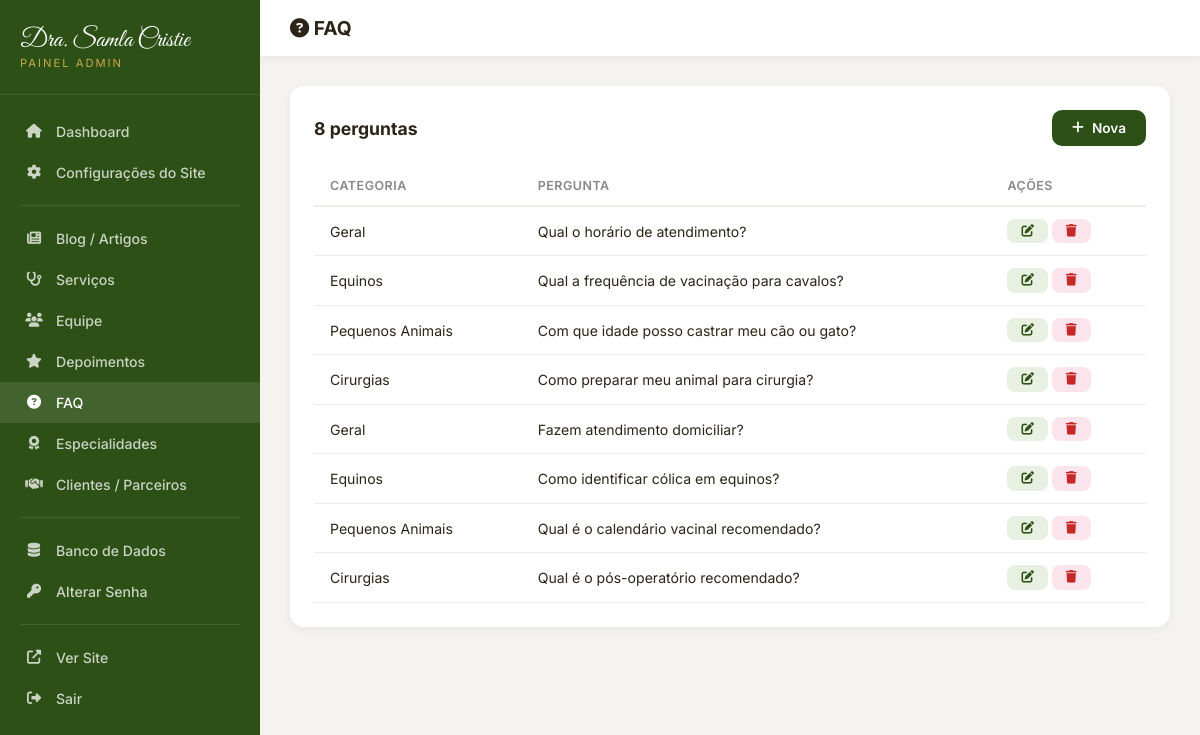
Screenshot of /admin/faq.php (signed in) with the database file from the repository.
### tables this page shows
CREATE TABLE IF NOT EXISTS `faq` (
    `id` INT AUTO_INCREMENT PRIMARY KEY,
    `category` VARCHAR(100) NOT NULL,
    `category_icon` VARCHAR(50) DEFAULT 'fas fa-paw',
    `question` VARCHAR(500) NOT NULL,
    `answer` TEXT NOT NULL,
    `sort_order` INT DEFAULT 0,
    `active` TINYINT(1) DEFAULT 1,
    `created_at` TIMESTAMP DEFAULT CURRENT_TIMESTAMP
);

### config.php (called while the page is built, shortened)
<?php
function e($str) {
    return htmlspecialchars($str ?? '', ENT_QUOTES, 'UTF-8');
}

### admin/faq.php (the view, shortened to what this page needs)
<?php
$db = getDB(); $msg = ''; $editItem = null;
$items=$db->query("SELECT * FROM faq ORDER BY sort_order")->fetchAll();
?>
<!DOCTYPE html><html lang="pt-BR"><head><meta charset="UTF-8"><meta name="viewport" content="width=device-width,initial-scale=1.0"><title>FAQ - Admin</title>
<link rel="stylesheet" href="https://cdnjs.cloudflare.com/ajax/libs/font-awesome/6.5.1/css/all.min.css"><link rel="stylesheet" href="admin.css"></head><body>
<div class="admin-wrapper"><?php include 'sidebar.php'; ?>
<div class="main-content"><div class="topbar"><div style="display:flex;align-items:center;gap:12px;"><h2><i class="fas fa-question-circle"></i> FAQ</h2></div></div>
<div class="content">
<?php if($editItem!==null):?>
<div class="admin-card"><form method="POST"><input type="hidden" name="id" value="<?=e($editItem['id'])?>">
<div class="form-grid">
<div class="form-group"><label>Categoria</label><input type="text" name="category" value="<?=e($editItem['category'])?>" required placeholder="Ex: Cães e Gatos"></div>
<div class="form-group"><label>Ícone da Categoria</label><input type="text" name="category_icon" value="<?=e($editItem['category_icon'])?>" placeholder="fas fa-paw"></div>
<div class="form-group form-full"><label>Pergunta</label><input type="text" name="question" value="<?=e($editItem['question'])?>" required></div>
<div class="form-group form-full"><label>Resposta (aceita HTML)</label><textarea name="answer" rows="4"><?=e($editItem['answer'])?></textarea></div>
<div class="form-group"><label>Ordem</label><input type="number" name="sort_order" value="<?=e($editItem['sort_order'])?>"></div>
<div class="form-group"><label style="margin-bottom:10px;">Status</label><label style="display:flex;align-items:center;gap:8px;font-size:0.9rem;text-transform:none;letter-spacing:0;"><input type="checkbox" name="active" <?=$editItem['active']?'checked':''?>> Ativo</label></div>
</div><div class="form-actions"><button type="submit" class="btn-save"><i class="fas fa-save"></i> Salvar</button><a href="faq.php" class="btn-cancel">Cancelar</a></div></form></div>
<?php else:?>
<div class="admin-card"><div class="admin-card-header"><h3><?=count($items)?> perguntas</h3><a href="faq.php?new=1" class="btn-add"><i class="fas fa-plus"></i> Nova</a></div>
<table class="admin-table"><thead><tr><th>Categoria</th><th>Pergunta</th><th>Ações</th></tr></thead><tbody>
<?php foreach($items as $i):?><tr><td><?=e($i['category'])?></td><td><?=e($i['question'])?></td>
<td><a href="faq.php?edit=<?=$i['id']?>" class="btn-sm btn-edit"><i class="fas fa-edit"></i></a> <a href="faq.php?delete=<?=$i['id']?>" class="btn-sm btn-delete" onclick="return confirm('Excluir?')"><i class="fas fa-trash"></i></a></td></tr>
<?php endforeach;?></tbody></table></div>
<?php endif;?></div></div></div></body></html>

### admin/admin.css (style rules this page uses)
* { margin:0; padding:0; box-sizing:border-box; }
body { font-family:'Inter',sans-serif; background:#f5f3ef; color:#2c2416; }
a { text-decoration:none; color:inherit; }
.admin-wrapper { display:flex; min-height:100vh; }
.main-content { flex:1; margin-left:260px; }
.topbar { background:#fff; padding:16px 30px; display:flex; justify-content:space-between; align-items:center; box-shadow:0 2px 8px rgba(0,0,0,0.06); position:sticky; top:0; z-index:50; }
.topbar h2 { font-size:1.2rem; font-weight:700; }
.content { padding:30px; }
.admin-card { background:#fff; border-radius:14px; padding:24px; box-shadow:0 2px 10px rgba(0,0,0,0.06); margin-bottom:24px; }
.admin-card-header { display:flex; justify-content:space-between; align-items:center; margin-bottom:20px; flex-wrap:wrap; gap:12px; }
.admin-card-header h3 { font-size:1.1rem; font-weight:700; }
.admin-table { width:100%; border-collapse:collapse; }
.admin-table th { text-align:left; padding:12px 16px; font-size:0.78rem; text-transform:uppercase; letter-spacing:0.5px; color:#888; border-bottom:2px solid #f0ede8; font-weight:600; }
.admin-table td { padding:12px 16px; border-bottom:1px solid #f0ede8; font-size:0.88rem; vertical-align:middle; }
.btn-sm { padding:6px 14px; border-radius:8px; font-size:0.78rem; font-weight:600; border:none; cursor:pointer; transition:all 0.2s; display:inline-flex; align-items:center; gap:5px; }
.btn-add { background:#2d5016; color:#fff; padding:10px 20px; border-radius:10px; font-size:0.85rem; font-weight:600; border:none; cursor:pointer; display:inline-flex; align-items:center; gap:8px; transition:all 0.2s; }
.btn-edit { background:#e8f0e2; color:#2d5016; }
.btn-delete { background:#fce4ec; color:#c62828; }

### rows the page displays
faq: category "Geral", question "Qual o horário de atendimento?"
faq: category "Equinos", question "Qual a frequência de vacinação para cavalos?"
faq: category "Pequenos Animais", question "Com que idade posso castrar meu cão ou gato?"
faq: category "Cirurgias", question "Como preparar meu animal para cirurgia?"
faq: category "Geral", question "Fazem atendimento domiciliar?"
faq: category "Equinos", question "Como identificar cólica em equinos?"
faq: category "Pequenos Animais", question "Qual é o calendário vacinal recomendado?"
faq: category "Cirurgias", question "Qual é o pós-operatório recomendado?"

### other values shown
count($items) "8"
